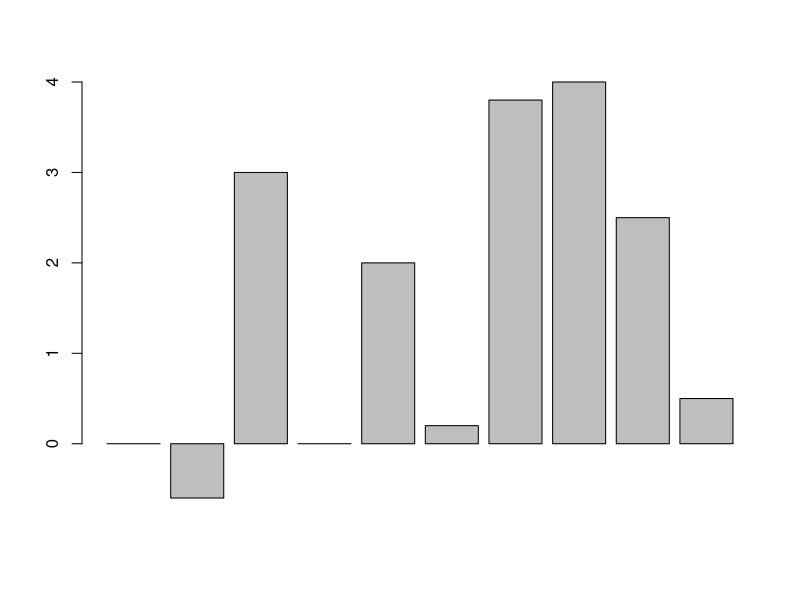

Write R code to recreate this figure.
X <- c(20,19.4,23,20,22,20.2,23.8,24,22.5,20.5)
wilcox.test(x = X,
            mu = 20,
            conf.int = TRUE, conf.level = 0.95)
t.test(x = X,
       mu = 20)
barplot(X-20)

x = 0.55
xi =0
r1 = 0
r2 = 0
r12 = 0
save <- matrix(rep(0,0,40),ncol = 4)
for(i in 1:10){
  r1 <- (1/x)*122-200
  r2 <- -(122/(x^2))
  r12 <- r1/r2
  save[i,1] <- x
  save[i,2] <- r1
  save[i,3] <- r2
  save[i,4] <- r12
  x <- x - r12
}
save <- round(save,5)
